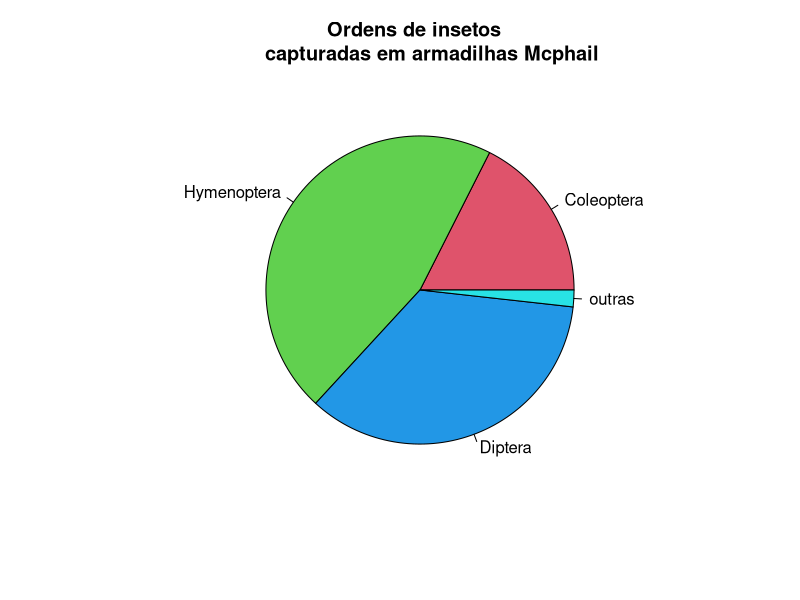

This figure's R source:
## ---- chunk 1
knitr::opts_chunk$set(paged.print=FALSE)
knitr::opts_chunk$set(echo=TRUE)
knitr::opts_chunk$set(error=FALSE)
knitr::opts_chunk$set(message=FALSE)
knitr::opts_chunk$set(warning=FALSE)
knitr::opts_chunk$set(tidy.opts = list(width.cutoff = 60), tidy = TRUE)
## ---- chunk 2
acaro_morango <- read.table("data/acaro.csv", header=T,  sep=";")
head(acaro_morango)
names(acaro_morango)
## ---- chunk 3
x2 <- c(10, 26, 20, 1)
n2 <- c("Coleoptera", "Hymenoptera", "Diptera", "outras")
c2 <- c(2,3,4,5)
pie(x2, labels = n2, col = c2, main = "Ordens de insetos  
    capturadas em armadilhas Mcphail")

